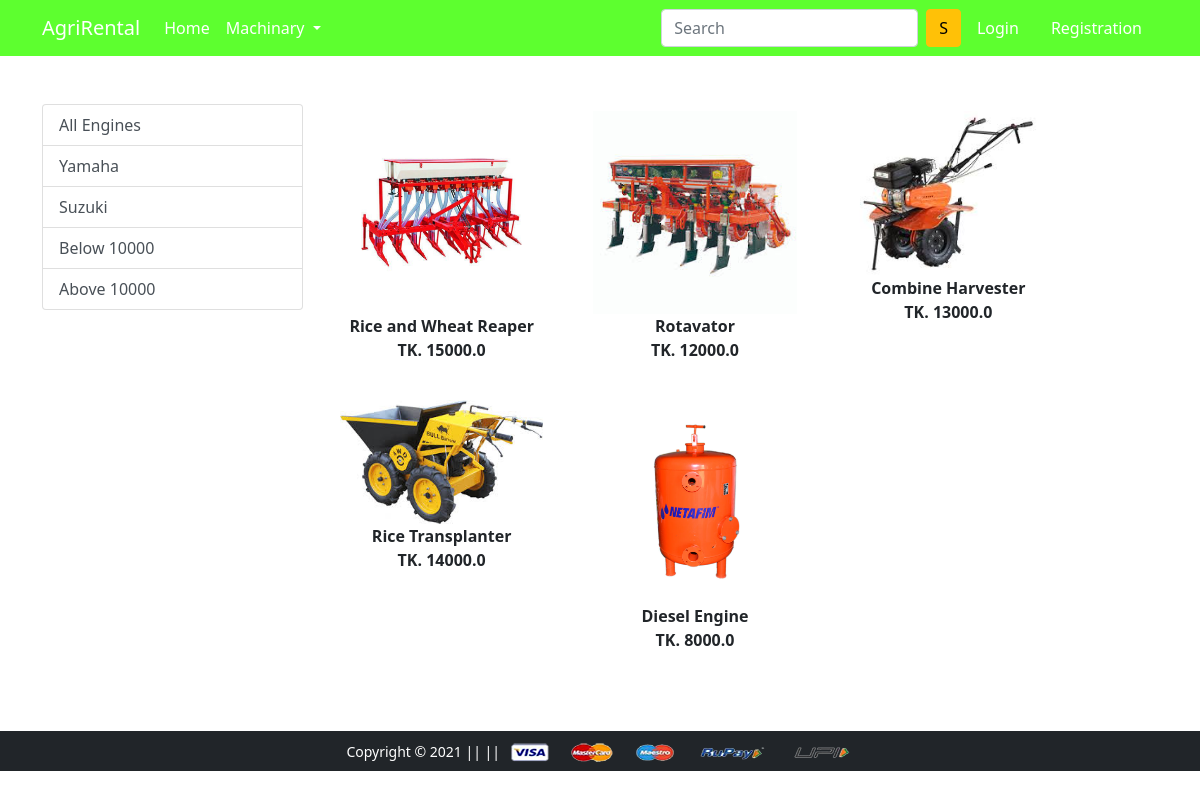
The app's page /engine/ with its own data.
### app/models.py (models this page shows, shortened)
class Product(models.Model):
    title = models.CharField(max_length=200)
    selling_price = models.FloatField()
    description = RichTextField(blank=True,null=True)
    brand = models.CharField(max_length=200)
    category = models.CharField(choices = CATEGORY_CHOICES, max_length=2)
    product_image = models.ImageField(upload_to = 'productimg')
    stock_available = models.BooleanField(default=True)

### app/views.py (the view)
# urls.py: path('engine/', views.engine, name='engine'),
def engine(request,data=None):
    totalitem=0
    if data==None:
        engines=Product.objects.filter(category='E')
    elif data=='Yamaha' or data=='suzuki':
        engines=Product.objects.filter(category='E').filter(brand=data)
    elif data=='below':
        engines=Product.objects.filter(category='E').filter(selling_price__lt=10000)
    elif data=='above':
        engines=Product.objects.filter(category='E').filter(selling_price__gt=10000)
    if request.user.is_authenticated:
        totalitem=len(Cart.objects.filter(user=request.user))
    return render(request, 'app/engine.html',{'engines':engines,'totalitem':totalitem})

### app/templates/app/engine.html (shortened to what this page needs)
{% extends 'app/base.html' %}
{% load static %}
{% block main-content %}
<div class="container my-5">
 <div class="row">
  <div class="col-sm-3">
   <div class="list-group">
        <a href="{% url 'engine' %}" class="list-group-item list-group-item-action" aria-current="true">All Engines</a>
        <a href="{% url 'enginedata' 'Yamaha' %}" class="list-group-item list-group-item-action" aria-current="true">Yamaha</a>
        <a href="{% url 'enginedata' 'suzuki' %}" class="list-group-item list-group-item-action" aria-current="true">Suzuki</a>
        <a href="{% url 'enginedata' 'below' %}" class="list-group-item list-group-item-action" aria-current="true">Below 10000</a>
        <a href="{% url 'enginedata' 'above' %}" class="list-group-item list-group-item-action" aria-current="true">Above 10000</a>
    </div>
  </div>
  <div class="col-sm-8">
      <div class="row">
          {% for product in engines %}
          <div class="col-sm-4 text-center mb-4">
              <a href="{% url 'product-detail' product.id %}" class="btn">
                  <div class="item">
                      <img src="{{product.product_image.url}}" class="img-fluid" alt="" height="300">
                      <div class="fw-bold">{{product.title}}</div>
                      <div class="fw-bold">TK. {{product.selling_price}}
                      </div>
                  </div>
              </a>
          </div>
          {% endfor %}
      </div>
  </div>
 </div>
</div>
{% endblock main-content %}

### records on screen
Product: product_image (picture), title "Rice and Wheat Reaper", selling_price "15000.0"
Product: product_image (picture), title "Rotavator", selling_price "12000.0"
Product: product_image (picture), title "Combine Harvester", selling_price "13000.0"
Product: product_image (picture), title "Rice Transplanter", selling_price "14000.0"
Product: product_image (picture), title "Diesel Engine", selling_price "8000.0"
